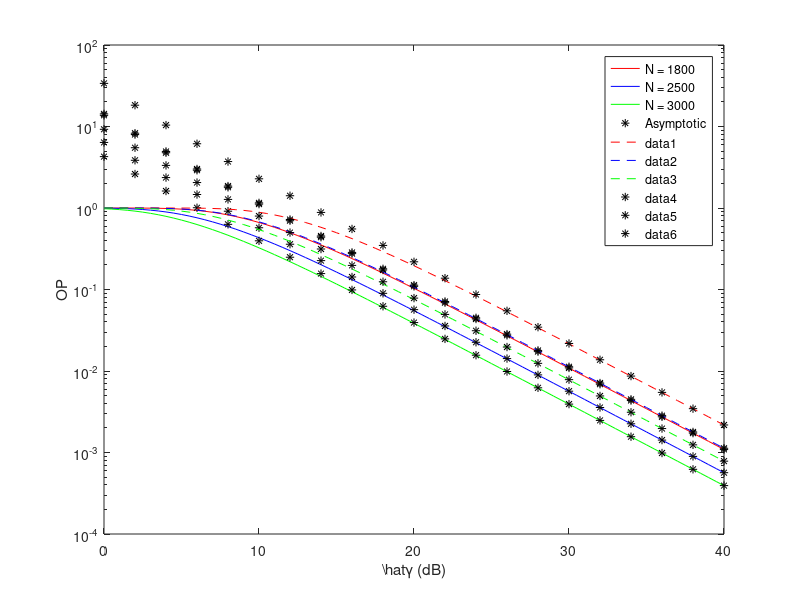

Here is the MATLAB script that generated this plot:
Pout_5dBth_1800=[1.000001019167156, 0.999999876679172, 0.999998852959841, 0.999998613953011, 0.999998567607503, 0.999995688620609, 0.999982073488298, 0.999938716240076, 0.999822834827158, 0.999547879584894, 0.998958598579232, 0.997807069942661, 0.995737920221291, 0.992290515724554, 0.986922388460303, 0.979052800887509, 0.968120328757547, 0.953644191638546, 0.935278935611879, 0.912852967914562, 0.8863865477851344, 0.8560879762422575, 0.8223313841147329, 0.7856216679225868, 0.7465529380452774, 0.7057661739037057, 0.6639103660330779, 0.6216099147418271, 0.5794396665687391, 0.5379078143057459, 0.4974461022275402, 0.4584063179703814, 0.4210617581819547, 0.3856122367838805, 0.3521913339014372, 0.3208748484465214, 0.2916896613101821, 0.2646224376202237, 0.2396278135809728, 0.2166358523884708, 0.1955586088675365, 0.1762957155812469, 0.1587390121901631, 0.1427763030210368, 0.1282943383657463, 0.1151811310294405, 0.1033277269883917, 0.0926295128996442, 0.08298711165771163, 0.07430693359867295, 0.06650146819877470, 0.05948938191276897, 0.05319546966347856, 0.04755050795262878, 0.04249104240996593, 0.03795911564734838, 0.03390194329866737, 0.03027156557758114, 0.02702449828079110, 0.02412138947878579, 0.02152668791653134, 0.01920833181011677, 0.01713745381682427, 0.01528809301894889, 0.01363691915824295, 0.01216298807684261, 0.01084748036942763, 0.00967356173041889, 0.008626125514294948, 0.007691656995616745, 0.006858067306611110, 0.006114542908708223, 0.005451410932474643, 0.004860022893828351, 0.004332650572795319, 0.003862390816639231, 0.003443080741750983, 0.003069222366064491, 0.002735904094418177, 0.002438740645504889, 0.002173820372133945];
Pout_5dBth_2500=[0.999988292074261, 0.999957160164125, 0.999870029991404, 0.999655966776345, 0.999182892726749, 0.998232364711433, 0.996481116012334, 0.993497604468244, 0.988759053138735, 0.981689626860381, 0.971714882004028, 0.958323565782926, 0.941125084557350, 0.919893837956775, 0.8945933750346600, 0.8653788387679142, 0.8325795070240473, 0.7966667485362925, 0.7582136656666645, 0.7178523757094616, 0.6762337095448406, 0.6339925799523743, 0.5917207284723750, 0.5499473398956415, 0.5091272055542356, 0.4696355408734772, 0.4317681616655275, 0.3957455972393591, 0.3617198270322271, 0.3297825081759512, 0.2999737901205677, 0.2722911003795978, 0.2466975217134206, 0.2231294905536621, 0.2015036224610868, 0.1817225819181363, 0.1636799996367593, 0.1472644781569453, 0.1323627746354627, 0.1188622967688494, 0.1066530308294194, 0.0956289730117220, 0.08568912971949797, 0.07673816782394938, 0.06868678172900149, 0.06145183501071067, 0.05495634238264915, 0.04912935289167771, 0.04390575710608249, 0.03922602489477332, 0.03503589455168508, 0.03128603682348321, 0.02793170364810998, 0.02493237507478601, 0.02225142437937455, 0.01985579918860634, 0.01771574348961509, 0.01580448396808217, 0.01409793453725665, 0.01257448464424902, 0.01121472045352976, 0.01000125361532610, 0.008918490305536169, 0.007952485315796485, 0.007090729492490876, 0.006322060322855724, 0.005636486174303692, 0.005025066578423648, 0.004479824649411629, 0.003993621719183193, 0.003560092308064076, 0.003173549606373738, 0.002828917760797676, 0.002521663878364450, 0.002247743085673035, 0.002003549836965460, 0.001785860912640157, 0.001591803594484946, 0.001418819324579488, 0.001264619662158501, 0.001127171409257626];
Pout_5dBth_3000=[0.999601244920616, 0.999067514241777, 0.998010453176103, 0.996088402657062, 0.992852593598728, 0.987767878088067, 0.980254199971170, 0.969742978985162, 0.955739077354823, 0.937876680534240, 0.915960680971816, 0.8899871648759181, 0.8601422558369389, 0.8267818099441302, 0.7903974777020967, 0.7515754819047452, 0.7109540010175030, 0.6691836455199137, 0.6268939483158394, 0.5846674040390462, 0.5430214218288927, 0.5023976949539448, 0.4631579913294225, 0.4255850935401856, 0.3898874732956060, 0.3562063546682355, 0.3246240801742836, 0.2951729706565307, 0.2678440842921377, 0.2425954830469878, 0.2193597825101660, 0.1980508360746576, 0.1785694521232239, 0.1608081393278485, 0.1446549636431753, 0.1299966205632912, 0.1167208259530060, 0.1047181411924202, 0.0938833310736016, 0.08411631161374167, 0.07532274243698159, 0.06741434311009015, 0.06030901113936420, 0.05393078890530558, 0.04820972331540791, 0.04308165709523746, 0.03848796614200342, 0.03437524473941100, 0.03069495815337554, 0.02740309083154134, 0.02445980211554185, 0.02182908777675627, 0.01947847755209907, 0.01737872442561114, 0.01550353467788458, 0.01382924991131441, 0.01233465132630674, 0.01100067600475974, 0.00981025095518438, 0.008748076032210179, 0.007800451466388503, 0.006955115955183912, 0.006201104486456884, 0.005528607872751278, 0.004928861137843011, 0.004394031490650124, 0.003917121818401976, 0.003491883109204303, 0.003112735723813030, 0.002774698692370996, 0.002473326272879495, 0.002204651067839615, 0.001965133055357109, 0.001751613948496185, 0.001561276347783232, 0.001391607198667415, 0.001240365112913847, 0.001105551158223267, 0.000985382758225975, 0.0008782703761799118, 0.0007827966880753799];


Pout_5dBth_1800_asym=[33.82445181147357, 18.26119177153558, 10.40200283580905, 6.142544083767914, 3.714313959631121, 2.280829406858013, 1.414497884686952, 0.8827833995595528, 0.5531583056065804, 0.3474961847548595, 0.2186503534505608, 0.1377185871756358, 0.08679891645786117, 0.05472836265105894, 0.03451611965062456, 0.02177217221253325, 0.01373491293880428, 0.008665189216696675, 0.005466984616869762, 0.003449282757196630, 0.002176290041149034];
Pout_5dBth_2500_asym=[14.27922303441641, 8.275235953744054, 4.942682265949912, 3.011034430506916, 1.857826239904282, 1.155689688153638, 0.7226653169827533, 0.4533858381459473, 0.2850411447983777, 0.1794411530634996, 0.1130576252390540, 0.07127006084576647, 0.04494271175311294, 0.02834672316595396, 0.01788150893953758, 0.01128085159521666, 0.007117092158246645, 0.004490325197111039, 0.002833101602069409, 0.001787525633402371, 0.001127836251914956];
Pout_5dBth_3000_asym=[9.24199198698304, 5.491111443568125, 3.333697914285313, 2.052385591474657, 1.274922817329695, 0.7965097993536196, 0.4994308078936111, 0.3138765547265393, 0.1975489424618563, 0.1244486478968869, 0.07844370372382681, 0.04946356175403741, 0.03119703291251990, 0.01967907564359644, 0.01241469833243163, 0.007832365276328064, 0.004941577962216679, 0.003117801326990347, 0.001967150448237882, 0.001241168437339780, 0.0007831165441464583];

Pout_2dBth_1800=[0.999982073488298, 0.999938716240076, 0.999822834827158, 0.999547879584894, 0.998958598579232, 0.997807069942661, 0.995737920221291, 0.992290515724554, 0.986922388460302, 0.979052800887509, 0.968120328757547, 0.953644191638546, 0.935278935611879, 0.912852967914562, 0.8863865477851344, 0.8560879762422575, 0.8223313841147329, 0.7856216679225868, 0.7465529380452774, 0.7057661739037057, 0.6639103660330779, 0.6216099147418271, 0.5794396665687391, 0.5379078143057459, 0.4974461022275395, 0.4584063179703814, 0.4210617581819547, 0.3856122367838805, 0.3521913339014372, 0.3208748484465214, 0.2916896613101821, 0.2646224376202237, 0.2396278135809728, 0.2166358523884708, 0.1955586088675365, 0.1762957155812472, 0.1587390121901634, 0.1427763030210368, 0.1282943383657465, 0.1151811310294405, 0.1033277269883919, 0.0926295128996442, 0.08298711165771177, 0.07430693359867295, 0.06650146819877470,0.05948938191276897, 0.05319546966347856, 0.04755050795262878, 0.04249104240996593, 0.03795911564734838, 0.03390194329866743, 0.03027156557758114, 0.02702449828079110, 0.02412138947878579, 0.02152668791653134, 0.01920833181011677, 0.01713745381682427, 0.01528809301894892, 0.01363691915824295, 0.01216298807684261, 0.01084748036942763, 0.00967356173041888, 0.008626125514294948, 0.007691656995616745, 0.006858067306611110, 0.006114542908708236, 0.005451410932474643, 0.004860022893828351, 0.004332650572795319, 0.003862390816639231, 0.003443080741750983, 0.003069222366064491, 0.002735904094418182, 0.002438740645504889, 0.002173820372133945, 0.001937649446953069, 0.001727113898121892, 0.001539435712062033, 0.001372138490656607, 0.001223011049675593, 0.001090082300015914];
Pout_2dBth_2500=[0.996481116012334, 0.993497604468244, 0.988759053138735, 0.981689626860381, 0.971714882004029, 0.958323565782926, 0.941125084557350, 0.919893837956775, 0.8945933750346602, 0.8653788387679143, 0.8325795070240474, 0.7966667485362926, 0.7582136656666646, 0.7178523757094616, 0.6762337095448407, 0.6339925799523744, 0.5917207284723750, 0.5499473398956415, 0.5091272055542356, 0.4696355408734772, 0.4317681616655276, 0.3957455972393592, 0.3617198270322272, 0.3297825081759512, 0.2999737901205672, 0.2722911003795979, 0.2466975217134207, 0.2231294905536621, 0.2015036224610869, 0.1817225819181363, 0.1636799996367593, 0.1472644781569453, 0.1323627746354627, 0.1188622967688494, 0.1066530308294193, 0.0956289730117220, 0.08568912971949798, 0.07673816782394939, 0.06868678172900150, 0.06145183501071068, 0.05495634238264916, 0.04912935289167764, 0.04390575710608249, 0.03922602489477333, 0.03503589455168508, 0.03128603682348326, 0.02793170364810998, 0.02493237507478601, 0.02225142437937455, 0.01985579918860634, 0.01771574348961509, 0.01580448396808217, 0.01409793453725668, 0.01257448464424902, 0.01121472045352976, 0.01000125361532612, 0.008918490305536170, 0.007952485315796486, 0.007090729492490877, 0.006322060322855724, 0.005636486174303704, 0.005025066578423649, 0.004479824649411630, 0.003993621719183189, 0.003560092308064071, 0.003173549606373738, 0.002828917760797677, 0.002521663878364454, 0.002247743085673035, 0.002003549836965460, 0.001785860912640160, 0.001591803594484946, 0.001418819324579489, 0.001264619662158500, 0.001127171409257626, 0.001004655370146012, 0.0008954502598831451, 0.0007981102469705175, 0.0007113462512326796, 0.0006340122909362772, 0.0005650835345655238];
Pout_2dBth_3000=[0.980254177101593, 0.969742956360814, 0.955739055057190, 0.937876658653341, 0.915960659602223, 0.8899871441122933, 0.8601422357696034, 0.8267817906551033, 0.7903974592619244, 0.7515754643702999, 0.7109539844307671, 0.6691836299076907, 0.6268939336902457, 0.5846673903986084, 0.5430214091600662, 0.5023976832328800, 0.4631579805238299, 0.4255850836111782, 0.3898874641994331, 0.3562063463578515, 0.3246240726007221, 0.2951729637700710, 0.2678440780432678, 0.2425954773871740, 0.2193597773924470, 0.1980508314540817, 0.1785694479571536, 0.1608081355761539, 0.1446549602683386, 0.1299966175304373, 0.1167208232298797, 0.1047181387493197, 0.0938833288832798, 0.08411630965128693, 0.07532274067968304, 0.06741434153729667, 0.06030900973233978, 0.05393078764708669, 0.04820972219066298, 0.04308165609013155, 0.03848796524406947, 0.03437524393742782, 0.03069495743725449, 0.02740309019222033, 0.02445980154488850, 0.02182908726747815, 0.01947847709766128, 0.01737872402016112, 0.01550353431618319, 0.01382924958867453, 0.01233465103853623, 0.01100067574811120, 0.00981025072630875, 0.008748075828115361, 0.007800451284402005, 0.006955115792919304, 0.006201104341783548, 0.005528607743767464, 0.004928861022851439, 0.004394031388136263, 0.003917121727014545, 0.003491883027737791, 0.003112735651192122, 0.002774698627636572, 0.002473326215176173, 0.002204651016404554, 0.001965133009510060, 0.001751613907630594, 0.001561276311358261, 0.001391607166200868, 0.001240365083975818, 0.001105551132430480, 0.000985382735236749, 0.0008782703556896427, 0.0007827966698125360, 0.0006976979695230978, 0.0006218475641218299, 0.0005542409666051683, 0.0004939826702135697, 0.0004402743464805299, 0.0003924043192388597];

Pout_2dBth_1800_asym=[13.70725456594877, 7.964496128213974, 4.765255044733115, 2.906183975381557, 1.794417484404303, 1.116755803605781, 0.6985225657118144, 0.4383199331764952, 0.2756014398213523, 0.1735113962686160, 0.1093266506644806, 0.06892013011057141, 0.04346165866747403, 0.02741289960364447, 0.01729256788797385, 0.01090935911225200, 0.006882737725313961, 0.004342474057782730, 0.002739820412804432, 0.001728671798610567, 0.001090703034301125];
Pout_2dBth_2500_asym=[6.376142542910896, 3.850231067108291, 2.362178120996333, 1.464109162044093, 0.913412414426826, 0.5722181614707432, 0.3594169484760997, 0.2261301200608324, 0.1424214269655843, 0.08975961907640909, 0.05659381909315194, 0.03569210040442165, 0.02251375095435158, 0.01420265233493341, 0.008960247083067789, 0.005653127375152549, 0.003566720479969125, 0.002250384087645339, 0.001419870732329311, 0.0008958676611311286, 0.0005652502175579024];
Pout_2dBth_3000_asym=[4.269331989085766, 2.612112017988302, 1.616171394257787, 1.007147785619672, 0.6304900878471676, 0.3958393800146243, 0.2489744366441844, 0.1567809344318589, 0.0987982791544950, 0.06228824662305290, 0.03928162705099159, 0.02477723045542563, 0.01563027057470750, 0.00986079804326716, 0.006221250932052649, 0.003925148100850255, 0.002476523048630028, 0.001562549364920860, 0.000985889640244611, 0.0006220493897177504, 0.0003924846725356980];


x=0:.5:40;
y=0:2:40;
semilogy(x,Pout_2dBth_1800,'r',x,Pout_2dBth_2500,'b',x,Pout_2dBth_3000,'g',y,Pout_2dBth_1800_asym,'k*',y,Pout_2dBth_2500_asym,'k*',y,Pout_2dBth_3000_asym,'k*');
legend('N = 1800','N = 2500','N = 3000','Asymptotic');
hold on
semilogy(x,Pout_5dBth_1800,'r--',x,Pout_5dBth_2500,'b--',x,Pout_5dBth_3000,'g--',y,Pout_5dBth_1800_asym,'k*',y,Pout_5dBth_2500_asym,'k*',y,Pout_5dBth_3000_asym,'k*');
 xlabel('\hat{\gamma} (dB)');
 ylabel('OP');
 print -depsc OP.eps